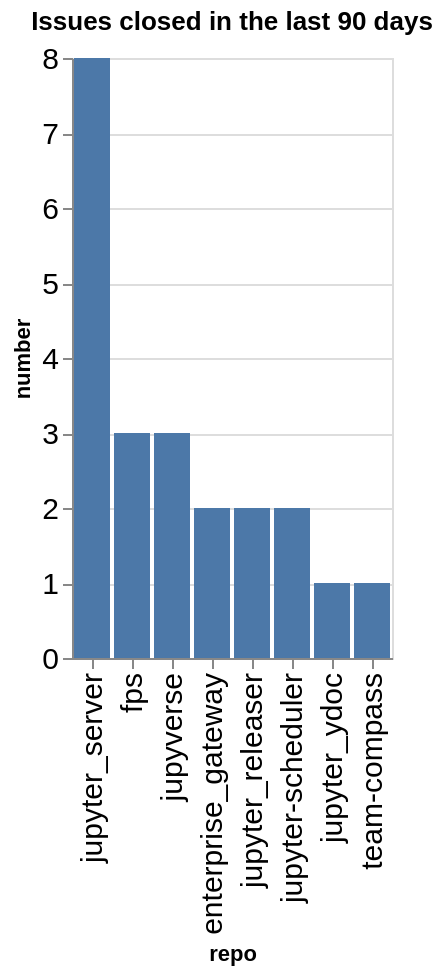

The notebook cell saved with this chart:
### Code cell
closed_counts = closed.groupby(['org', 'repo']).count()['number'].reset_index()
closed_counts['org/repo'] = closed_counts.apply(lambda a: a['org'] + '/' + a['repo'], axis=1)
sorted_vals = closed_counts.sort_values(['number'], ascending=False)['repo'].values
alt.Chart(data=closed_counts, title=f"Issues closed in the last {n_days} days").mark_bar().encode(
    x=alt.X('repo', sort=alt.Sort(sorted_vals.tolist())),
    y='number',
)

### Figure 1 — Vega-Lite specification as saved in the notebook (floating-point values rounded to 4 significant figures)
{"config": {"axisLeft": {"labelFontSize": 15}, "axisBottom": {"labelFontSize": 15}}, "data": {"name": "data-970605ccbd2d8d5cb287c697366d2502"}, "mark": {"type": "bar"}, "encoding": {"x": {"field": "repo", "sort": ["jupyter_server", "fps", "jupyverse", "enterprise_gateway", "jupyter_releaser", "jupyter-scheduler", "jupyter_ydoc", "team-compass"], "type": "nominal"}, "y": {"field": "number", "type": "quantitative"}}, "title": "Issues closed in the last 90 days", "$schema": "https://vega.github.io/schema/vega-lite/v5.20.1.json", "datasets": {"data-970605ccbd2d8d5cb287c697366d2502": [{"org": "jupyter-server", "repo": "enterprise_gateway", "number": 2, "org/repo": "jupyter-server/enterprise_gateway"}, {"org": "jupyter-server", "repo": "fps", "number": 3, "org/repo": "jupyter-server/fps"}, {"org": "jupyter-server", "repo": "jupyter-scheduler", "number": 2, "org/repo": "jupyter-server/jupyter-scheduler"}, {"org": "jupyter-server", "repo": "jupyter_releaser", "number": 2, "org/repo": "jupyter-server/jupyter_releaser"}, {"org": "jupyter-server", "repo": "jupyter_server", "number": 8, "org/repo": "jupyter-server/jupyter_server"}, {"org": "jupyter-server", "repo": "jupyter_ydoc", "number": 1, "org/repo": "jupyter-server/jupyter_ydoc"}, {"org": "jupyter-server", "repo": "jupyverse", "number": 3, "org/repo": "jupyter-server/jupyverse"}, {"org": "jupyter-server", "repo": "team-compass", "number": 1, "org/repo": "jupyter-server/team-compass"}]}}
